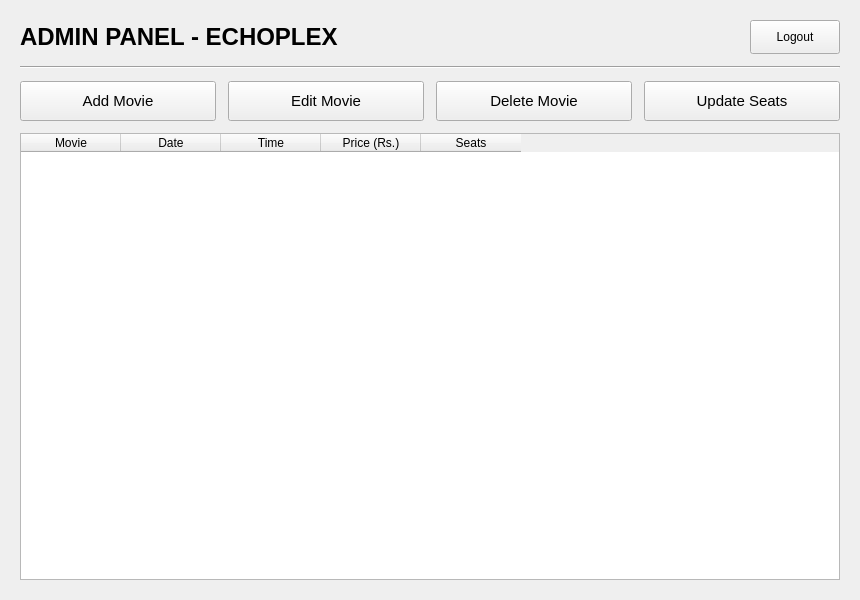
<?xml version="1.0" encoding="UTF-8"?>
<ui version="4.0">
 <class>MainWindow</class>
 <widget class="QMainWindow" name="MainWindow">
  <property name="geometry">
   <rect>
    <x>0</x>
    <y>0</y>
    <width>860</width>
    <height>600</height>
   </rect>
  </property>
  <property name="windowTitle">
   <string>Admin Panel - ECHOPLEX</string>
  </property>
  <widget class="QWidget" name="centralwidget">
   <layout class="QVBoxLayout" name="verticalLayout">
    <property name="spacing">
     <number>12</number>
    </property>
    <property name="leftMargin">
     <number>20</number>
    </property>
    <property name="topMargin">
     <number>20</number>
    </property>
    <property name="rightMargin">
     <number>20</number>
    </property>
    <property name="bottomMargin">
     <number>20</number>
    </property>
    <item>
     <layout class="QHBoxLayout" name="header_layout">
      <item>
       <widget class="QLabel" name="lbl_title">
        <property name="text">
         <string>ADMIN PANEL - ECHOPLEX</string>
        </property>
        <property name="font">
         <font>
          <pointsize>18</pointsize>
          <weight>75</weight>
          <bold>true</bold>
         </font>
        </property>
       </widget>
      </item>
      <item>
       <spacer name="spacerH">
        <property name="orientation">
         <enum>Qt::Horizontal</enum>
        </property>
        <property name="sizeHint" stdset="0">
         <size>
          <width>40</width>
          <height>20</height>
         </size>
        </property>
       </spacer>
      </item>
      <item>
       <widget class="QPushButton" name="btn_logout">
        <property name="text">
         <string>Logout</string>
        </property>
        <property name="minimumSize">
         <size>
          <width>90</width>
          <height>34</height>
         </size>
        </property>
       </widget>
      </item>
     </layout>
    </item>
    <item>
     <widget class="Line" name="line">
      <property name="orientation">
       <enum>Qt::Horizontal</enum>
      </property>
     </widget>
    </item>
    <item>
     <layout class="QHBoxLayout" name="btn_layout">
      <item>
       <widget class="QPushButton" name="btn_add">
        <property name="text">
         <string>Add Movie</string>
        </property>
        <property name="minimumSize">
         <size>
          <width>0</width>
          <height>40</height>
         </size>
        </property>
        <property name="font">
         <font>
          <pointsize>11</pointsize>
         </font>
        </property>
       </widget>
      </item>
      <item>
       <widget class="QPushButton" name="btn_edit">
        <property name="text">
         <string>Edit Movie</string>
        </property>
        <property name="minimumSize">
         <size>
          <width>0</width>
          <height>40</height>
         </size>
        </property>
        <property name="font">
         <font>
          <pointsize>11</pointsize>
         </font>
        </property>
       </widget>
      </item>
      <item>
       <widget class="QPushButton" name="btn_delete">
        <property name="text">
         <string>Delete Movie</string>
        </property>
        <property name="minimumSize">
         <size>
          <width>0</width>
          <height>40</height>
         </size>
        </property>
        <property name="font">
         <font>
          <pointsize>11</pointsize>
         </font>
        </property>
       </widget>
      </item>
      <item>
       <widget class="QPushButton" name="btn_update_seats">
        <property name="text">
         <string>Update Seats</string>
        </property>
        <property name="minimumSize">
         <size>
          <width>0</width>
          <height>40</height>
         </size>
        </property>
        <property name="font">
         <font>
          <pointsize>11</pointsize>
         </font>
        </property>
       </widget>
      </item>
     </layout>
    </item>
    <item>
     <widget class="QTableWidget" name="table_movies">
      <property name="minimumSize">
       <size>
        <width>0</width>
        <height>380</height>
       </size>
      </property>
      <property name="selectionBehavior">
       <enum>QAbstractItemView::SelectRows</enum>
      </property>
      <property name="editTriggers">
       <set>QAbstractItemView::NoEditTriggers</set>
      </property>
      <column>
       <property name="text">
        <string>Movie</string>
       </property>
      </column>
      <column>
       <property name="text">
        <string>Date</string>
       </property>
      </column>
      <column>
       <property name="text">
        <string>Time</string>
       </property>
      </column>
      <column>
       <property name="text">
        <string>Price (Rs.)</string>
       </property>
      </column>
      <column>
       <property name="text">
        <string>Seats</string>
       </property>
      </column>
     </widget>
    </item>
   </layout>
  </widget>
 </widget>
 <resources/>
 <connections/>
</ui>
